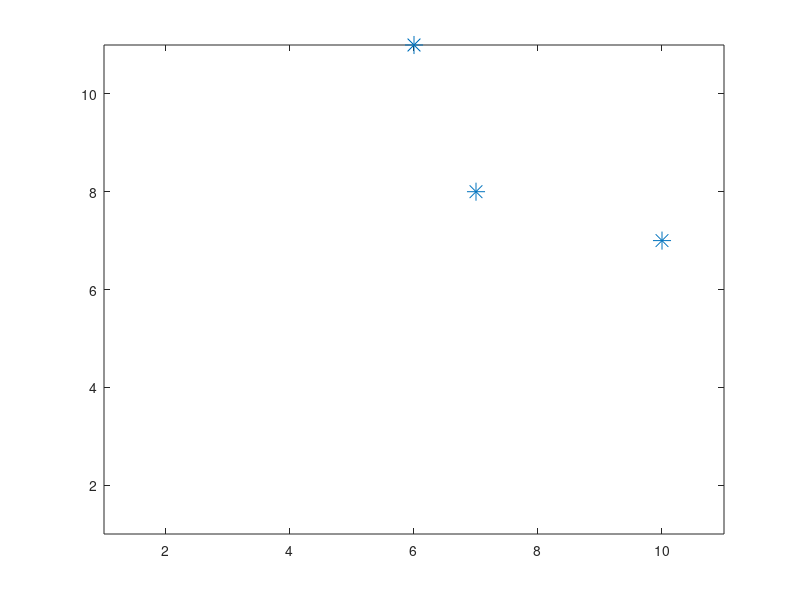
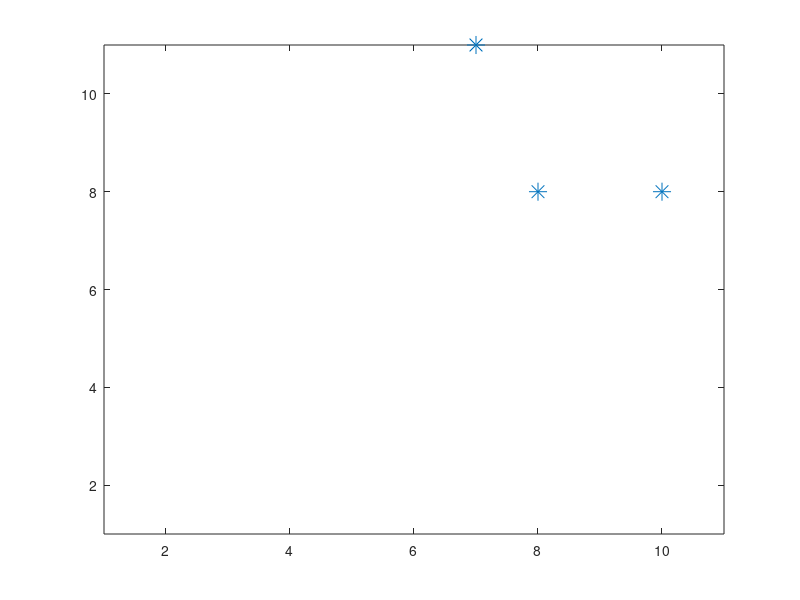
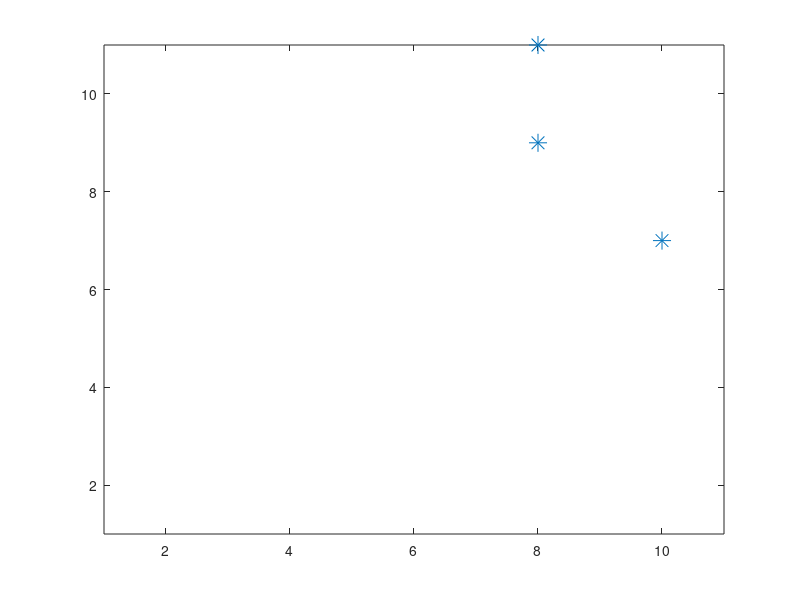

The MATLAB script that drew these images, in order:

%  VARIABLES

l=10; % mitad del espacio
p=2; % valor del número de salto
n=3; % filas / numero de partículas
d=2; % columnas / dimensión
archivo="datos.txt"; % nombre del archivo donde se guardan las distancias
tiempos=3; %numero de tiempo corriendo la simulacion


%  Número de valores permitidos a través
%  del espacio.

k=((2*l)/p)+1;


%  Se define una matriz 'particulas'
%  que reune las coordenadas de cada partícula,
%  una por cada fila.

%  Las partículas se generan aleatoreamente
%  en función de la cantidad de
%  valores permitidos.

particulas=round(unifrnd(1,k,n,d));
%particulas=randi([1 k],n,d);

particulas



% ####################################
% FUNCION MOVIMIENTO

% pasos para mover a las particulas
% de manera aleatoria, un paso a la vez
% y una coordenada a la vez.


% Se definen valores especificos
% de movimiento.
dataset = [-1;1];

for t=1:tiempos
% Para cada partícula:
for i=1:n

  % Se elige una coordenada al azar.
  dimension=randi([1 d],1,1);

  % Si esta en el borde superior
  if (particulas(i,dimension) == k)
        % Restar 1
        particulas(i,dimension) --;
      % Si esta en el borde inferior
      elseif(particulas(i,dimension) == 1)
        % Sumar 1
        particulas(i,dimension) ++;
      % Si esta en cualquier otra
      % posicion
      else
      % Se escoge aleatoriamente uno
      % de los valores de 'dataset'
      % y se le suma al valor
      % de la coordenada.
      particulas(i,dimension)=particulas(i,dimension)+dataset(randi([1 2],1,1));

  endif
endfor


plot(particulas(:,1),particulas(:,2),'*','markersize', 13);
xlim([1,11]);
ylim([1,11]);
saveas(gcf, ['figure_' num2str(tiempos) ], 'jpeg');


endfor
particulas
%axis([0,11,0,11], 'particulas')




% FUNCION MOVIMIENTO
% ####################################











%{



%  Se asigna el valor real en el espacio
%  de las 'l' a cada partícula generada.

for i=1:n
  for j=1:d
    particulas(i,j)=(((particulas(i,j)-1)*p)-l);
  endfor
endfor

 %particulas

%  Se calcula la distancia al origen
%  y se guardan los valores
%  en 'distancias'.

for i=1:n
  distancias(i,1)=sqrt(sum((particulas(i,:).^2)));
endfor

%///  distancias

hist(distancias)



%  Se genera un archivo de texto
%  guardando las distancias


fid=fopen(archivo,"w");
fprintf(fid,'%2.5f\n',distancias);
fclose(fid);



%}
